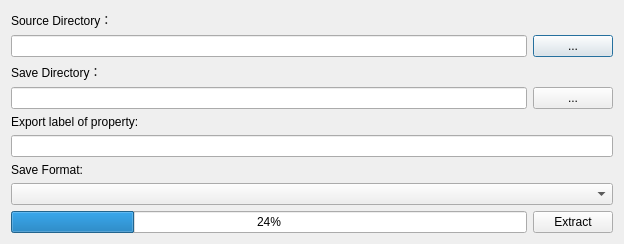
<?xml version="1.0" encoding="UTF-8"?>
<ui version="4.0">
 <class>Dialog</class>
 <widget class="QDialog" name="Dialog">
  <property name="geometry">
   <rect>
    <x>0</x>
    <y>0</y>
    <width>624</width>
    <height>220</height>
   </rect>
  </property>
  <property name="windowTitle">
   <string>Dialog</string>
  </property>
  <layout class="QVBoxLayout" name="verticalLayout">
   <item>
    <widget class="QLabel" name="label_2">
     <property name="text">
      <string>Source Directory：</string>
     </property>
    </widget>
   </item>
   <item>
    <layout class="QHBoxLayout" name="horizontalLayout_2">
     <item>
      <widget class="QLineEdit" name="source"/>
     </item>
     <item>
      <widget class="QPushButton" name="source_button">
       <property name="text">
        <string>...</string>
       </property>
      </widget>
     </item>
    </layout>
   </item>
   <item>
    <widget class="QLabel" name="label">
     <property name="text">
      <string>Save Directory：</string>
     </property>
    </widget>
   </item>
   <item>
    <layout class="QHBoxLayout" name="horizontalLayout">
     <item>
      <widget class="QLineEdit" name="dest"/>
     </item>
     <item>
      <widget class="QPushButton" name="dest_button">
       <property name="text">
        <string>...</string>
       </property>
      </widget>
     </item>
    </layout>
   </item>
   <item>
    <widget class="QLabel" name="label_3">
     <property name="text">
      <string>Export label of property:</string>
     </property>
    </widget>
   </item>
   <item>
    <widget class="QLineEdit" name="property"/>
   </item>
   <item>
    <widget class="QLabel" name="label_4">
     <property name="text">
      <string>Save Format:</string>
     </property>
    </widget>
   </item>
   <item>
    <widget class="QComboBox" name="format"/>
   </item>
   <item>
    <layout class="QHBoxLayout" name="horizontalLayout_3">
     <item>
      <widget class="QProgressBar" name="progress">
       <property name="value">
        <number>24</number>
       </property>
      </widget>
     </item>
     <item>
      <widget class="QPushButton" name="extract_button">
       <property name="text">
        <string>Extract</string>
       </property>
      </widget>
     </item>
    </layout>
   </item>
  </layout>
 </widget>
 <resources/>
 <connections/>
</ui>
